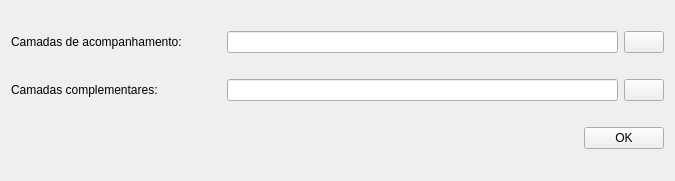
<?xml version="1.0" encoding="UTF-8"?>
<ui version="4.0">
 <class>Form</class>
 <widget class="QWidget" name="Form">
  <property name="geometry">
   <rect>
    <x>0</x>
    <y>0</y>
    <width>675</width>
    <height>181</height>
   </rect>
  </property>
  <property name="windowTitle">
   <string>Form</string>
  </property>
  <layout class="QGridLayout" name="gridLayout">
   <item row="2" column="0">
    <layout class="QHBoxLayout" name="horizontalLayout_8">
     <item>
      <spacer name="horizontalSpacer">
       <property name="orientation">
        <enum>Qt::Horizontal</enum>
       </property>
       <property name="sizeHint" stdset="0">
        <size>
         <width>219</width>
         <height>20</height>
        </size>
       </property>
      </spacer>
     </item>
     <item>
      <widget class="QPushButton" name="okBtn">
       <property name="text">
        <string>OK</string>
       </property>
      </widget>
     </item>
    </layout>
   </item>
   <item row="0" column="0">
    <layout class="QHBoxLayout" name="horizontalLayout">
     <item>
      <widget class="QLabel" name="label">
       <property name="sizePolicy">
        <sizepolicy hsizetype="Fixed" vsizetype="Preferred">
         <horstretch>0</horstretch>
         <verstretch>0</verstretch>
        </sizepolicy>
       </property>
       <property name="minimumSize">
        <size>
         <width>210</width>
         <height>0</height>
        </size>
       </property>
       <property name="maximumSize">
        <size>
         <width>210</width>
         <height>16777215</height>
        </size>
       </property>
       <property name="text">
        <string>Camadas de acompanhamento:</string>
       </property>
      </widget>
     </item>
     <item>
      <widget class="QLineEdit" name="layerPrimaryLe">
       <property name="sizePolicy">
        <sizepolicy hsizetype="Expanding" vsizetype="Fixed">
         <horstretch>0</horstretch>
         <verstretch>0</verstretch>
        </sizepolicy>
       </property>
      </widget>
     </item>
     <item>
      <widget class="QPushButton" name="layerPrimaryBtn">
       <property name="text">
        <string/>
       </property>
      </widget>
     </item>
    </layout>
   </item>
   <item row="1" column="0">
    <layout class="QHBoxLayout" name="horizontalLayout_2">
     <item>
      <widget class="QLabel" name="label_7">
       <property name="sizePolicy">
        <sizepolicy hsizetype="Fixed" vsizetype="Preferred">
         <horstretch>0</horstretch>
         <verstretch>0</verstretch>
        </sizepolicy>
       </property>
       <property name="minimumSize">
        <size>
         <width>210</width>
         <height>0</height>
        </size>
       </property>
       <property name="maximumSize">
        <size>
         <width>210</width>
         <height>16777215</height>
        </size>
       </property>
       <property name="text">
        <string>Camadas complementares:</string>
       </property>
      </widget>
     </item>
     <item>
      <widget class="QLineEdit" name="layerSecundaryLe"/>
     </item>
     <item>
      <widget class="QPushButton" name="layerSecundaryBtn">
       <property name="text">
        <string/>
       </property>
      </widget>
     </item>
    </layout>
   </item>
  </layout>
 </widget>
 <resources/>
 <connections/>
</ui>
